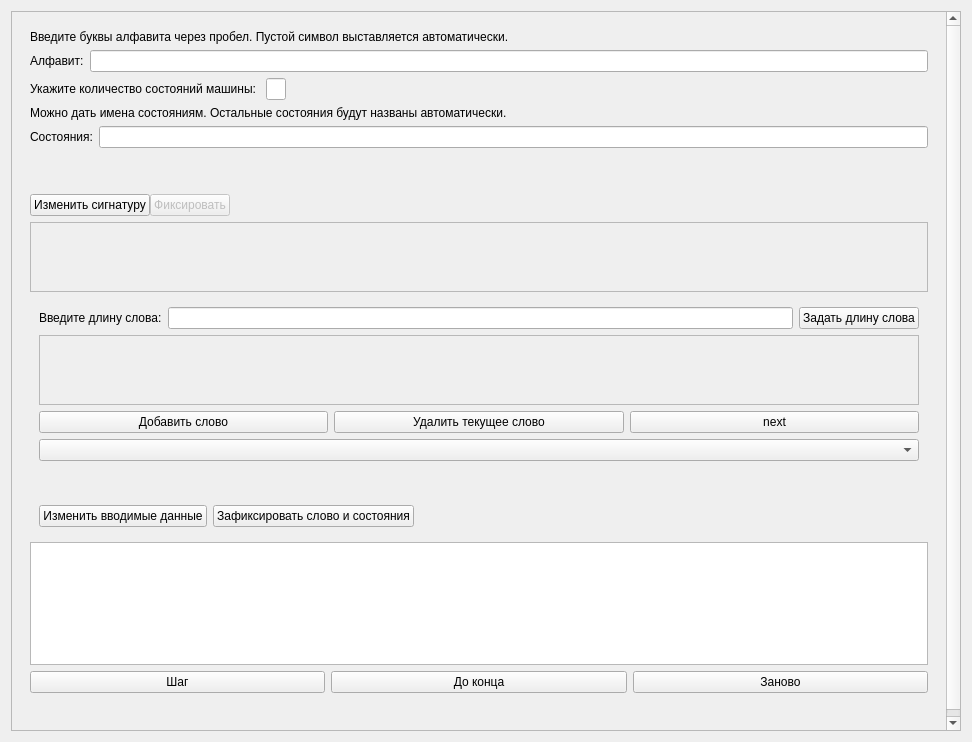
<?xml version="1.0" encoding="UTF-8"?>
<ui version="4.0">
 <class>CreateProjectForm</class>
 <widget class="QWidget" name="CreateProjectForm">
  <property name="geometry">
   <rect>
    <x>0</x>
    <y>0</y>
    <width>972</width>
    <height>742</height>
   </rect>
  </property>
  <property name="windowTitle">
   <string>Form</string>
  </property>
  <layout class="QVBoxLayout" name="verticalLayout_10">
   <item>
    <widget class="QScrollArea" name="scrollArea">
     <property name="widgetResizable">
      <bool>true</bool>
     </property>
     <widget class="QWidget" name="scrollAreaWidgetContents">
      <property name="geometry">
       <rect>
        <x>0</x>
        <y>0</y>
        <width>938</width>
        <height>739</height>
       </rect>
      </property>
      <layout class="QVBoxLayout" name="verticalLayout_5">
       <item>
        <widget class="QWidget" name="widget_2" native="true">
         <layout class="QVBoxLayout" name="verticalLayout_4">
          <item>
           <widget class="QWidget" name="widget_set_signature" native="true">
            <layout class="QVBoxLayout" name="verticalLayout">
             <property name="spacing">
              <number>6</number>
             </property>
             <property name="leftMargin">
              <number>0</number>
             </property>
             <property name="topMargin">
              <number>0</number>
             </property>
             <property name="rightMargin">
              <number>0</number>
             </property>
             <property name="bottomMargin">
              <number>0</number>
             </property>
             <item>
              <layout class="QVBoxLayout" name="verticalLayout_2">
               <item>
                <widget class="QLabel" name="label_3">
                 <property name="text">
                  <string>Введите буквы алфавита через пробел. Пустой символ выставляется автоматически.</string>
                 </property>
                </widget>
               </item>
               <item>
                <layout class="QHBoxLayout" name="horizontalLayout_2">
                 <item>
                  <widget class="QLabel" name="label">
                   <property name="text">
                    <string>Алфавит:</string>
                   </property>
                  </widget>
                 </item>
                 <item>
                  <widget class="QLineEdit" name="lineEdit_alphabet">
                   <property name="text">
                    <string/>
                   </property>
                  </widget>
                 </item>
                </layout>
               </item>
               <item>
                <layout class="QHBoxLayout" name="horizontalLayout_6">
                 <item>
                  <widget class="QLabel" name="label_4">
                   <property name="text">
                    <string>Укажите количество состояний машины: </string>
                   </property>
                  </widget>
                 </item>
                 <item>
                  <widget class="QLineEdit" name="lineEdit_count_of_states">
                   <property name="maximumSize">
                    <size>
                     <width>20</width>
                     <height>16777215</height>
                    </size>
                   </property>
                   <property name="text">
                    <string/>
                   </property>
                  </widget>
                 </item>
                 <item>
                  <spacer name="horizontalSpacer_3">
                   <property name="orientation">
                    <enum>Qt::Horizontal</enum>
                   </property>
                   <property name="sizeHint" stdset="0">
                    <size>
                     <width>40</width>
                     <height>20</height>
                    </size>
                   </property>
                  </spacer>
                 </item>
                </layout>
               </item>
               <item>
                <layout class="QHBoxLayout" name="horizontalLayout_7">
                 <item>
                  <widget class="QLabel" name="label_5">
                   <property name="text">
                    <string>Можно дать имена состояниям. Остальные состояния будут названы автоматически.</string>
                   </property>
                  </widget>
                 </item>
                </layout>
               </item>
               <item>
                <layout class="QHBoxLayout" name="horizontalLayout_8">
                 <item>
                  <widget class="QLabel" name="label_6">
                   <property name="text">
                    <string>Состояния:</string>
                   </property>
                  </widget>
                 </item>
                 <item>
                  <widget class="QLineEdit" name="lineEdit_states">
                   <property name="enabled">
                    <bool>true</bool>
                   </property>
                  </widget>
                 </item>
                </layout>
               </item>
              </layout>
             </item>
            </layout>
           </widget>
          </item>
          <item>
           <layout class="QVBoxLayout" name="verticalLayout_3">
            <item>
             <widget class="QLabel" name="label_alphabet_text">
              <property name="text">
               <string/>
              </property>
             </widget>
            </item>
            <item>
             <widget class="QLabel" name="label_states_text">
              <property name="text">
               <string/>
              </property>
             </widget>
            </item>
           </layout>
          </item>
          <item>
           <widget class="QWidget" name="widget" native="true">
            <layout class="QHBoxLayout" name="horizontalLayout">
             <property name="spacing">
              <number>0</number>
             </property>
             <property name="leftMargin">
              <number>0</number>
             </property>
             <property name="topMargin">
              <number>0</number>
             </property>
             <property name="rightMargin">
              <number>0</number>
             </property>
             <property name="bottomMargin">
              <number>0</number>
             </property>
             <item>
              <widget class="QPushButton" name="pushButton_signature_change">
               <property name="text">
                <string>Изменить сигнатуру</string>
               </property>
              </widget>
             </item>
             <item>
              <widget class="QPushButton" name="pushButton_fix_signature">
               <property name="enabled">
                <bool>false</bool>
               </property>
               <property name="text">
                <string>Фиксировать</string>
               </property>
              </widget>
             </item>
             <item>
              <spacer name="horizontalSpacer">
               <property name="orientation">
                <enum>Qt::Horizontal</enum>
               </property>
               <property name="sizeHint" stdset="0">
                <size>
                 <width>515</width>
                 <height>20</height>
                </size>
               </property>
              </spacer>
             </item>
            </layout>
           </widget>
          </item>
          <item>
           <widget class="QWidget" name="widget_tables_words" native="true">
            <layout class="QVBoxLayout" name="verticalLayout_7">
             <property name="leftMargin">
              <number>0</number>
             </property>
             <property name="topMargin">
              <number>0</number>
             </property>
             <property name="rightMargin">
              <number>0</number>
             </property>
             <property name="bottomMargin">
              <number>0</number>
             </property>
             <item>
              <widget class="QWidget" name="widget_table" native="true">
               <layout class="QVBoxLayout" name="verticalLayout_8">
                <property name="leftMargin">
                 <number>0</number>
                </property>
                <property name="topMargin">
                 <number>0</number>
                </property>
                <property name="rightMargin">
                 <number>0</number>
                </property>
                <property name="bottomMargin">
                 <number>0</number>
                </property>
                <item>
                 <widget class="QScrollArea" name="scrollArea_3">
                  <property name="enabled">
                   <bool>true</bool>
                  </property>
                  <property name="widgetResizable">
                   <bool>true</bool>
                  </property>
                  <widget class="QWidget" name="scrollAreaWidgetContents_3">
                   <property name="geometry">
                    <rect>
                     <x>0</x>
                     <y>0</y>
                     <width>900</width>
                     <height>68</height>
                    </rect>
                   </property>
                   <layout class="QHBoxLayout" name="horizontalLayout_3">
                    <item>
                     <layout class="QGridLayout" name="gridLayout">
                      <property name="sizeConstraint">
                       <enum>QLayout::SetMaximumSize</enum>
                      </property>
                      <property name="spacing">
                       <number>0</number>
                      </property>
                     </layout>
                    </item>
                    <item>
                     <spacer name="horizontalSpacer_2">
                      <property name="orientation">
                       <enum>Qt::Horizontal</enum>
                      </property>
                      <property name="sizeHint" stdset="0">
                       <size>
                        <width>40</width>
                        <height>20</height>
                       </size>
                      </property>
                     </spacer>
                    </item>
                   </layout>
                  </widget>
                 </widget>
                </item>
               </layout>
              </widget>
             </item>
             <item>
              <widget class="QWidget" name="widget_words" native="true">
               <layout class="QVBoxLayout" name="verticalLayout_6">
                <item>
                 <layout class="QHBoxLayout" name="horizontalLayout_word">
                  <item>
                   <widget class="QLabel" name="label_2">
                    <property name="text">
                     <string>Введите длину слова:</string>
                    </property>
                   </widget>
                  </item>
                  <item>
                   <widget class="QLineEdit" name="lineEdit_len_of_word">
                    <property name="text">
                     <string/>
                    </property>
                   </widget>
                  </item>
                  <item>
                   <widget class="QPushButton" name="pushButton_set_visible_word">
                    <property name="text">
                     <string>Задать длину слова</string>
                    </property>
                   </widget>
                  </item>
                 </layout>
                </item>
                <item>
                 <layout class="QHBoxLayout" name="horizontalLayout_5">
                  <property name="spacing">
                   <number>0</number>
                  </property>
                  <property name="sizeConstraint">
                   <enum>QLayout::SetDefaultConstraint</enum>
                  </property>
                  <item>
                   <widget class="QScrollArea" name="scrollArea_4">
                    <property name="sizePolicy">
                     <sizepolicy hsizetype="MinimumExpanding" vsizetype="MinimumExpanding">
                      <horstretch>0</horstretch>
                      <verstretch>0</verstretch>
                     </sizepolicy>
                    </property>
                    <property name="widgetResizable">
                     <bool>true</bool>
                    </property>
                    <widget class="QWidget" name="scrollAreaWidgetContents_word">
                     <property name="geometry">
                      <rect>
                       <x>0</x>
                       <y>0</y>
                       <width>880</width>
                       <height>68</height>
                      </rect>
                     </property>
                     <layout class="QHBoxLayout" name="horizontalLayout_9">
                      <property name="spacing">
                       <number>1</number>
                      </property>
                      <property name="leftMargin">
                       <number>0</number>
                      </property>
                      <property name="topMargin">
                       <number>0</number>
                      </property>
                      <property name="rightMargin">
                       <number>0</number>
                      </property>
                      <property name="bottomMargin">
                       <number>0</number>
                      </property>
                     </layout>
                    </widget>
                   </widget>
                  </item>
                 </layout>
                </item>
                <item>
                 <layout class="QHBoxLayout" name="horizontalLayout_10">
                  <item>
                   <widget class="QPushButton" name="pushButton_add_word">
                    <property name="text">
                     <string>Добавить слово</string>
                    </property>
                   </widget>
                  </item>
                  <item>
                   <widget class="QPushButton" name="pushButton_delete_current_word">
                    <property name="text">
                     <string>Удалить текущее слово</string>
                    </property>
                   </widget>
                  </item>
                  <item>
                   <widget class="QPushButton" name="pushButton_next">
                    <property name="text">
                     <string>next</string>
                    </property>
                   </widget>
                  </item>
                 </layout>
                </item>
                <item>
                 <widget class="QComboBox" name="comboBox_words"/>
                </item>
               </layout>
              </widget>
             </item>
             <item>
              <widget class="QLabel" name="label_word">
               <property name="text">
                <string/>
               </property>
              </widget>
             </item>
             <item>
              <widget class="QWidget" name="widget_3" native="true">
               <layout class="QHBoxLayout" name="horizontalLayout_4">
                <item>
                 <widget class="QPushButton" name="pushButton_change_tables">
                  <property name="text">
                   <string>Изменить вводимые данные</string>
                  </property>
                 </widget>
                </item>
                <item>
                 <widget class="QPushButton" name="pushButton_fix_tables">
                  <property name="text">
                   <string>Зафиксировать слово и состояния</string>
                  </property>
                 </widget>
                </item>
                <item>
                 <spacer name="horizontalSpacer_4">
                  <property name="orientation">
                   <enum>Qt::Horizontal</enum>
                  </property>
                  <property name="sizeHint" stdset="0">
                   <size>
                    <width>548</width>
                    <height>20</height>
                   </size>
                  </property>
                 </spacer>
                </item>
               </layout>
              </widget>
             </item>
             <item>
              <widget class="QWidget" name="widget_scene" native="true">
               <layout class="QVBoxLayout" name="verticalLayout_9">
                <property name="leftMargin">
                 <number>0</number>
                </property>
                <property name="topMargin">
                 <number>0</number>
                </property>
                <property name="rightMargin">
                 <number>0</number>
                </property>
                <property name="bottomMargin">
                 <number>0</number>
                </property>
                <item>
                 <widget class="QGraphicsView" name="graphicsView">
                  <property name="minimumSize">
                   <size>
                    <width>0</width>
                    <height>123</height>
                   </size>
                  </property>
                  <property name="maximumSize">
                   <size>
                    <width>16777215</width>
                    <height>123</height>
                   </size>
                  </property>
                 </widget>
                </item>
                <item>
                 <widget class="QWidget" name="widget_6" native="true">
                  <layout class="QHBoxLayout" name="horizontalLayout_11">
                   <property name="leftMargin">
                    <number>0</number>
                   </property>
                   <property name="topMargin">
                    <number>0</number>
                   </property>
                   <property name="rightMargin">
                    <number>0</number>
                   </property>
                   <property name="bottomMargin">
                    <number>0</number>
                   </property>
                   <item>
                    <widget class="QPushButton" name="pushButton_step">
                     <property name="text">
                      <string>Шаг</string>
                     </property>
                    </widget>
                   </item>
                   <item>
                    <widget class="QPushButton" name="pushButton_end">
                     <property name="text">
                      <string>До конца</string>
                     </property>
                    </widget>
                   </item>
                   <item>
                    <widget class="QPushButton" name="pushButton_2">
                     <property name="text">
                      <string>Заново</string>
                     </property>
                    </widget>
                   </item>
                  </layout>
                 </widget>
                </item>
                <item>
                 <widget class="QLabel" name="label_word_new">
                  <property name="text">
                   <string/>
                  </property>
                 </widget>
                </item>
               </layout>
              </widget>
             </item>
            </layout>
           </widget>
          </item>
         </layout>
        </widget>
       </item>
       <item>
        <widget class="QWidget" name="widget_4" native="true">
         <layout class="QHBoxLayout" name="horizontalLayout_12">
          <property name="leftMargin">
           <number>0</number>
          </property>
          <property name="topMargin">
           <number>0</number>
          </property>
          <property name="rightMargin">
           <number>0</number>
          </property>
          <property name="bottomMargin">
           <number>0</number>
          </property>
         </layout>
        </widget>
       </item>
       <item>
        <spacer name="verticalSpacer">
         <property name="orientation">
          <enum>Qt::Vertical</enum>
         </property>
         <property name="sizeHint" stdset="0">
          <size>
           <width>20</width>
           <height>40</height>
          </size>
         </property>
        </spacer>
       </item>
      </layout>
     </widget>
    </widget>
   </item>
  </layout>
 </widget>
 <resources/>
 <connections/>
</ui>
